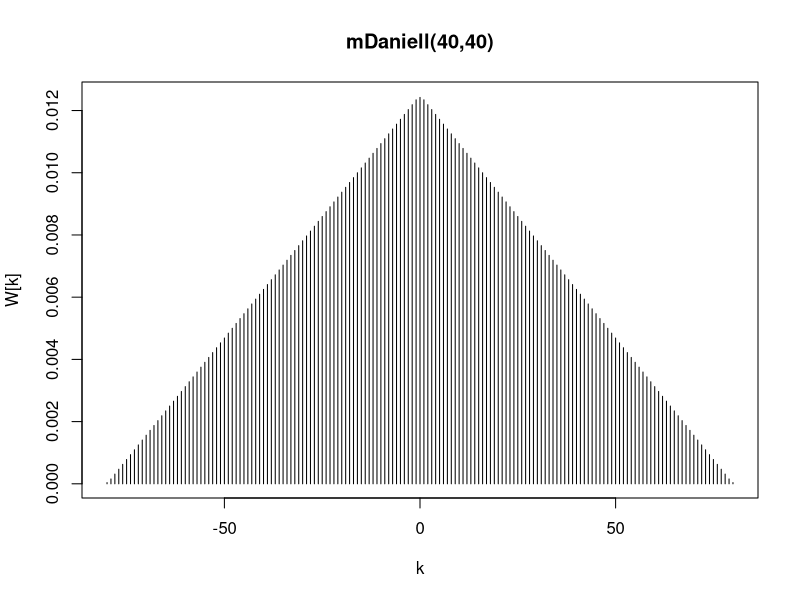

Source code (R): (Note: this script raises an error after producing the figure.)
 kernel("modified.daniell", c(20,20))          # for a list
plot(kernel("modified.daniell", c(40,40)))    # for a graph

par(mfrow=c(2,1))
k = kernel("modified.daniell", c(8,8))
soi.smo = mvspec(soi, k, log="no")                     # using astsa package
# soi.smo = spec.pgram(soi, k, taper=0, log="no")      # using stats package
  abline(v=1, lty="dotted")    
  abline(v=1/4, lty="dotted")
rec.smo = mvspec(rec, k, log="no")  
# rec.smo = spec.pgram(rec, k, taper=0, log="no")
  abline(v=1, lty="dotted")    
  abline(v=1/4, lty="dotted")

df = soi.smo$df           # df = 20
Lh = 1/sum(k[-k$m:k$m]^2) # Lh = 9.232413
Bw = Lh/480               # Bw = 0.01923419 units = month
soi.smo$bandwidth         # Bw = 0.2308103, units = year (value returned by mvspec)         
soi.smo$bandwidth/12      # Bw = 17 units = month (value returned by mvspec)  

# An easier way to obtain soi.smo:
soi.smo = mvspec(soi, spans=c(7,7), log="no")                  # using astsa package
# soi.smo = spectrum(soi, spans=c(7,7), taper=0, log="no")     # using stats package


